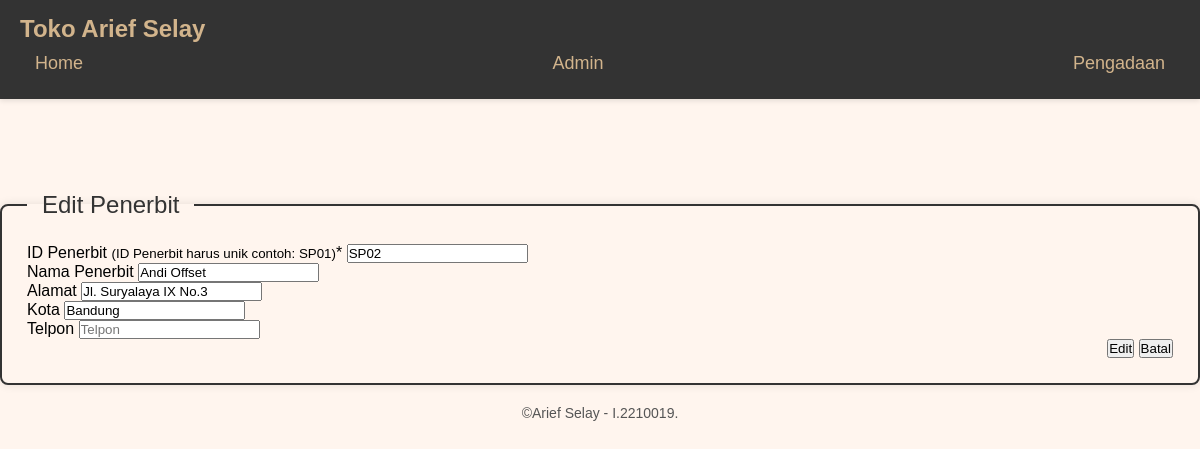
The page /form/edit_penerbit.php?ID_penerbit=SP02 on the database its author committed.
### tables this page shows
CREATE TABLE `tb_penerbit` (
  `ID_penerbit` varchar(25) NOT NULL,
  `nama` varchar(50) NOT NULL,
  `alamat` varchar(50) NOT NULL,
  `kota` varchar(20) NOT NULL,
  `telpon` varchar(20) NOT NULL
);

### form/edit_penerbit.php (the view, shortened to what this page needs)
<!DOCTYPE html>
<html lang="en">
<head>
    <link rel="stylesheet" href="../css/form.css">
</head>
<body>
<nav class="navbar">
    <h1>Toko Arief Selay</h1>
    <div class="navbar-nav">
        <a href="../index.php">Home</a>
        <a href="../admin.php">Admin</a>
        <a href="../pengadaan.php">Pengadaan</a>
    </div>
    </nav>
    <br><br><br><br>
<fieldset>
            <?php
                include '../proses/connection.php';
                $ID_penerbit = $_GET['ID_penerbit'];
                $query = "SELECT * FROM tb_penerbit WHERE ID_penerbit='$ID_penerbit'";
                $result = mysqli_query($koneksi, $query);
                $data = mysqli_fetch_assoc($result);
            ?>
            <legend>Edit Penerbit</legend>
            <form action="../proses/edit_penerbit_proses.php" method="post">
            <div class="input">
                    <label>ID Penerbit
                        <small>(ID Penerbit harus unik contoh: SP01)</small>*
                    </label>
                    <input type="text" name="ID_penerbit" placeholder="ID Penerbit" required value="<?php echo $data['ID_penerbit'] ?>">
                </div>
                <div class="input">
                    <label>Nama Penerbit</label>
                    <input type="text" name="nama" placeholder="Nama Penerbit" required value="<?php echo $data['nama'] ?>">
                </div>
                <div class="input">
                    <label>Alamat</label>
                    <input type="text" name="alamat" placeholder="Alamat" required value="<?php echo $data['alamat'] ?>">
                </div>
                <div class="input">
                    <label>Kota</label>
                    <input type="text" name="kota" placeholder="Kota" required value="<?php echo $data['kota'] ?>">
                </div>
                <div class="input">
                    <label>Telpon</label>
                    <input type="text" name="Telpon" placeholder="Telpon" required value="<?php echo $data['Telpon'] ?>">
                </div>
                <div class="input" align="right">
                    <button type="submit" name="edit" onclick="return confirm('Apakah Anda yakin ingin mengubah data penerbit?')">Edit</button>
                    <button type="reset" onclick="window.location.href='../pengadaan.php'">Batal</button>
                </div>
            </form>
        </fieldset>
    <footer>
        <p>&copy;Arief Selay - I.2210019.</p>
    </footer>
</body>
</html>

### css/form.css (style rules this page uses)
* { margin: 0; padding: 0; box-sizing: border-box; font-family: "Poppins", sans-serif; }
body { background: seashell; }
nav { background-color: #333; padding: 15px 20px; box-shadow: 0px 2px 5px rgba(0, 0, 0, 0.1); }
nav h1 { font-size: 24px; margin: 0; color: tan; }
nav .navbar-nav { display: flex; justify-content: space-between; align-items: center; }
nav a { text-decoration: none; color: tan; font-size: 18px; padding: 10px 15px; border-radius: 5px; transition: background-color 0.3s, color 0.3s; }
fieldset { border: 2px solid #333; padding: 25px; margin-top: 20px; border-radius: 8px; box-shadow: 0 0 10px rgba(0, 0, 0, 0.1); }
legend { font-size: 24px; padding: 0 15px; color: #333; }
footer { text-align: center; margin-top: 20px; }
footer p { font-size: 14px; color: #555; }

### rows shown on the page
tb_penerbit: ID_penerbit "SP02", nama "Andi Offset", alamat "Jl. Suryalaya IX No.3", kota "Bandung"
